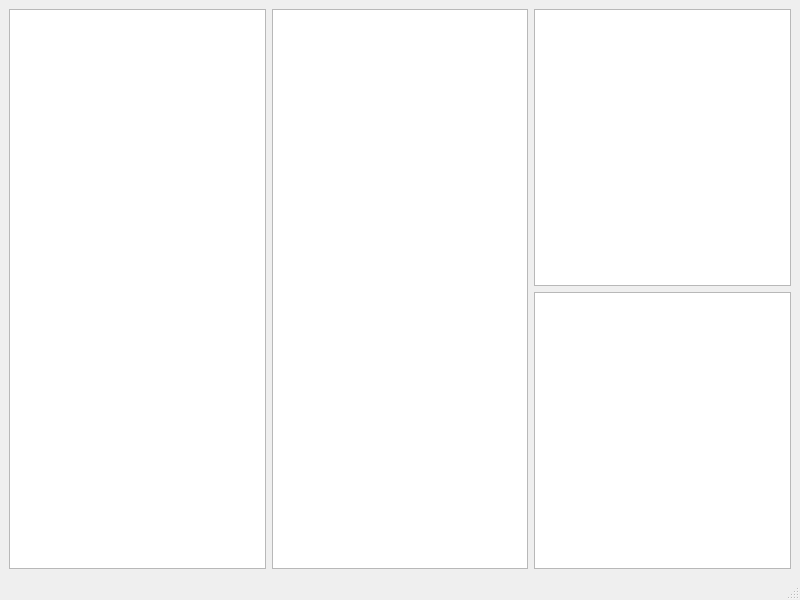
<?xml version="1.0" encoding="UTF-8"?>
<ui version="4.0">
  <class>XmlVisualEditor</class>
  <widget class="QMainWindow" name="XmlVisualEditor">
    <property name="minimumSize">
      <size>
        <width>800</width>
        <height>600</height>
      </size>
    </property>
    <property name="windowTitle">
      <string>XmlVisualEditor</string>
    </property>
    <widget class="QWidget" name="centralwidget">
      <layout class="QGridLayout" name="gridLayout">
        <item row="0" column="0" rowspan="2">
          <widget class="QPlainTextEdit" name="plainTextEdit" />
        </item>
        <item row="0" column="1" rowspan="2">
          <widget class="QTreeView" name="treeView">
            <property name="headerHidden">
              <bool>true</bool>
            </property>
          </widget>
        </item>
        <item row="0" column="2">
          <widget class="QTableView" name="tableView">
            <property name="alternatingRowColors">
              <bool>true</bool>
            </property>
            <attribute name="horizontalHeaderVisible">
              <bool>false</bool>
            </attribute>
            <attribute name="horizontalHeaderStretchLastSection">
              <bool>true</bool>
            </attribute>
            <attribute name="verticalHeaderVisible">
              <bool>false</bool>
            </attribute>
          </widget>
        </item>
        <item row="1" column="2">
          <widget class="QTextBrowser" name="textBrowser" />
        </item>
      </layout>
    </widget>
    <widget class="QStatusBar" name="statusbar" />
  </widget>
  <resources />
  <connections />
</ui>
